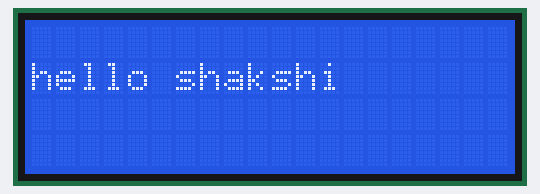
This sketch was run on a simulated Arduino Uno, built with avr-gcc and run on an emulated ATmega328P. Shown: 20×4 character LCD.

Above: at 0.1 s.

The sketch:

lcd.ino
```cpp
#include <Wire.h>
#include <LiquidCrystal_I2C.h>

// Set the LCD address
const int lcdAddress = 0x27;  // Adjust the I2C address based on your module

// Set the LCD dimensions
const int lcdColumns = 20;
const int lcdRows = 4;

// Create an LCD object
LiquidCrystal_I2C lcd(lcdAddress, lcdColumns, lcdRows);

void setup() {
  // Initialize the LCD
  lcd.init();

  // Turn on the backlight (if available on your LCD module)
  lcd.backlight();

  // Print a welcome message
  lcd.setCursor(0, 0);
  // lcd.print("Hello Sakshi!");
}

void loop() {
  // Blink a message on the LCD
  lcd.setCursor(0, 1);
  lcd.print("hello shakshi");

  delay(1000);  // Wait for 1 second

  lcd.clear();  // Clear the LCD screen

  // delay(1000);  // Wait for 1 second before repeating
}
```
